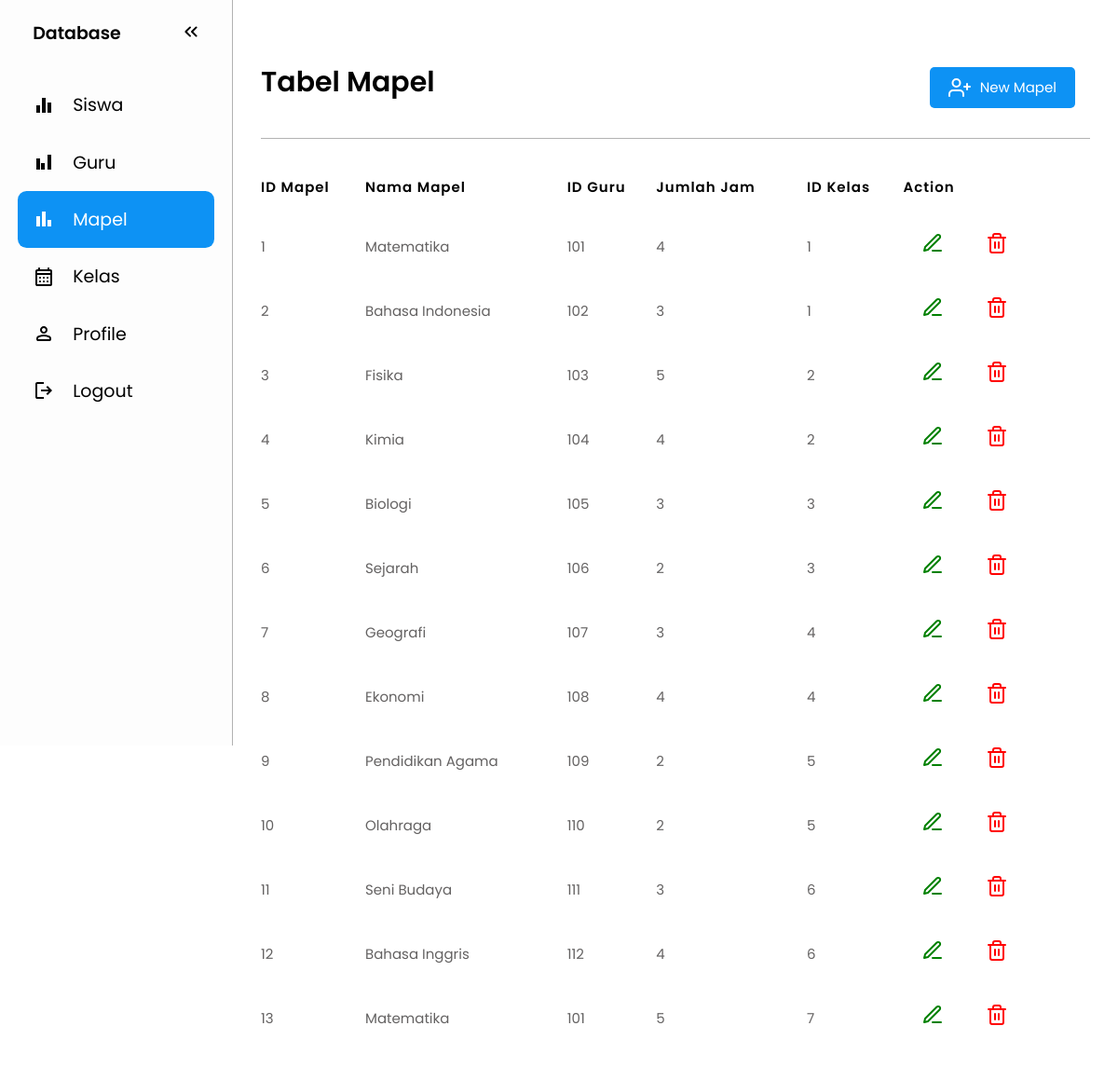
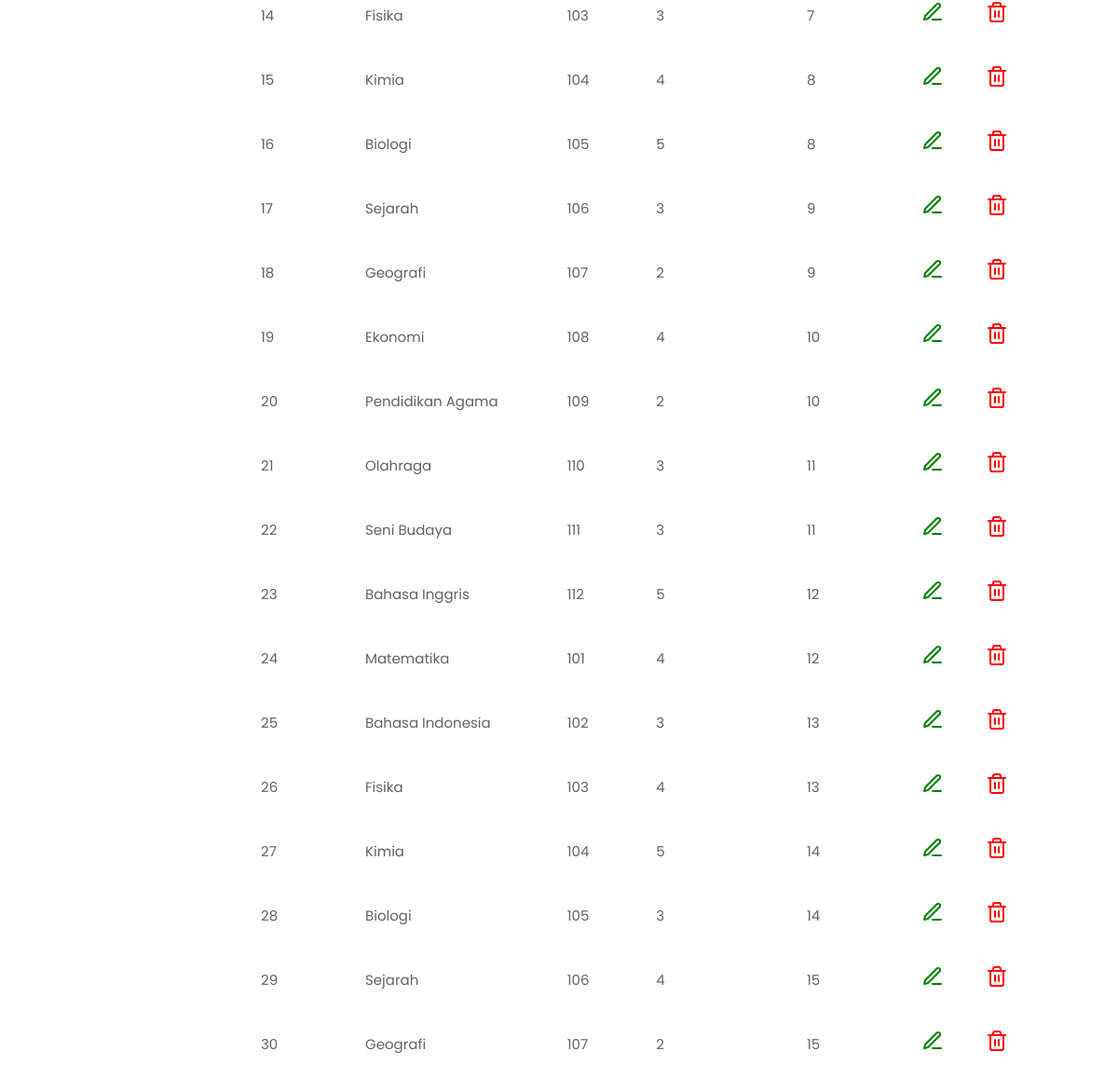
The app's page /mapel/mapel.php (signed in) with its own data (2 pictures, top to bottom).
### tables this page shows
CREATE TABLE `mapel` (
  `Id_mapel` int NOT NULL,
  `Nama_mapel` varchar(100) NOT NULL,
  `Id_guru` int NOT NULL,
  `Jumlah_jam` int NOT NULL,
  `Id_kelas` int NOT NULL
);

### mapel/mapel.php (the view, shortened to what this page needs)
<!DOCTYPE html>
<html lang="en">
<head>
  <link rel="stylesheet" href="../css/style.css">
  <link rel="stylesheet" href="../css/siswa.css">
</head>
<body>
<nav id="sidebar">
    <ul>
      <li>
        <span class="logo">Database</span>
        <button onclick=toggleSidebar() id="toggle-btn">
        </button>
      </li>
      <li>
        <a href="../siswa/siswa.php">
        <svg xmlns="http://www.w3.org/2000/svg" height="24px" viewBox="0 -960 960 960" width="24px" fill="#e8eaed"><path d="M160-160v-320h160v320H160Zm240 0v-640h160v640H400Zm240 0v-440h160v440H640Z"/></svg>
          <span>Siswa</span>
        </a>
      </li>
      <li>
        <a href="../guru/guru.php">
        <svg xmlns="http://www.w3.org/2000/svg" height="24px" viewBox="0 -960 960 960" width="24px" fill="#e8eaed"><path d="M160-160v-480h160v480H160Zm200 0v-280h160v280H360Zm280 0v-640h160v640H640Z"/></svg>
          <span>Guru</span>
        </a>
      </li>
      <li class="active">
        <a href="mapel.php">
        <svg xmlns="http://www.w3.org/2000/svg" height="24px" viewBox="0 -960 960 960" width="24px" fill="#e8eaed"><path d="M640-160v-280h160v280H640Zm-240 0v-640h160v640H400Zm-240 0v-440h160v440H160Z"/></svg>
          <span>Mapel</span>
        </a>
      </li>
      <li>
        <a href="../kelas/kelas.php">
          <span>Kelas</span>
        </a>
      </li>
      <li>
        <a href="profile.html">
          <span>Profile</span>
        </a>
      </li>
      <li>
        <a href="../login/logout.php">
        <svg xmlns="http://www.w3.org/2000/svg" height="24px" viewBox="0 -960 960 960" width="24px" fill="#e8eaed"><path d="M200-120q-33 0-56.5-23.5T120-200v-560q0-33 23.5-56.5T200-840h280v80H200v560h280v80H200Zm440-160-55-58 102-102H360v-80h327L585-622l55-58 200 200-200 200Z"/></svg>
          <span>Logout</span>
        </a>
      </li>
    </ul>
  </nav>
  <main>
  <?php
  include "../connect.php";
?>
<div class="top">
  <h1>Tabel Mapel</h1>
  <div class="kn">
        <a class="add" href="../mapel/tambahmapel.php">
            <i data-feather="user-plus"></i>
            <span>New Mapel</span>
        </a>
      </div>
</div>
<p class="garis"></p>
<table>
    <tr>
        <th>ID Mapel</th>
        <th>Nama Mapel</th>
        <th>ID Guru</th>
        <th>Jumlah Jam</th>
        <th>ID Kelas</th>
        <th>Action</th>
    </tr>
    <?php
  $data = mysqli_query($conn, "SELECT * FROM mapel");
  while($row = mysqli_fetch_array($data)){
      ?>
    <tr>
        <td><?php echo $row['Id_mapel']; ?></td>
        <td><?php echo $row['Nama_mapel']; ?></td>
        <td><?php echo $row['Id_guru']; ?></td>
        <td><?php echo $row['Jumlah_jam']; ?></td>
        <td><?php echo $row['Id_kelas']; ?></td>
        <td><a href="../mapel/edit-mapel.php?id=<?php echo $row['Id_mapel']; ?>">
        <i data-feather="edit-3"></i>
        </a>
        <a href="../mapel/hapus-mapel.php" onclick="confirmDelete (<?php echo $row['Id_mapel']; ?>, event)">
        <i class="delete"  data-feather="trash-2"></i>
        </a>
      </td>
    </tr>
<?php
  }
?>
</table>
  </main>
</body>
</html>

### css/style.css (style rules this page uses)
:root { --base-clr: #ffffff; --line-clr: #b2b2b2; --hover-clr: #f0f0f0; --text-clr: #000; --accent-clr: #fff; --secondary-text-clr: red; }
* { margin: 0; padding: 0; }
body { min-height: 100vh; min-height: 100dvh; font-family: Poppins, 'Segoe UI', Tahoma, Geneva, Verdana, sans-serif; font-size: 15px; background-color: var(--base-clr); color: var(--text-clr); display: grid; grid-template-columns: auto 1fr; }
#sidebar { box-sizing: border-box; height: 100vh; width: 250px; padding: 5px 1em; background-color: #fdfdfd; border-right: 1px solid var(--line-clr); font-size: 19px; position: sticky; top: 0; align-self: start; transition: 300ms ease-in-out; overflow: hidden; text-wrap: nowrap; }
#sidebar ul { list-style: none; }
#sidebar a, #sidebar .logo { border-radius: .5em; padding: .85em; text-decoration: none; color: var(--text-clr); display: flex; align-items: center; gap: 1em; }
#sidebar svg { flex-shrink: 0; fill: var(--text-clr); }
#sidebar a span { flex-grow: 1; }
#sidebar { grid-template-rows: 1fr; }
main { padding: min(30px, 7%); }
main p { color: var(--secondary-text-clr); text-align: center; margin-top: 20px; font-size: 1.5rem; margin-bottom: 15px; }
h1 { text-align: center; margin-top: 30px; font-size: 3rem; cursor: pointer; }

### css/siswa.css (style rules this page uses)
.top { display: flex; justify-content: space-between; align-items: center; margin-bottom: 1rem; }
.kn { display: flex; margin-right: 1rem; margin-top: 10px; }
.add { display: flex; color: #fff; gap: 10px; padding: 10px 20px; background-color: #0D92F4; text-decoration: none; border-radius: 5px; margin-top: 2rem; transition: all 0.3s ease-in-out; }
.garis { width: 100%; height: 1.2px; background-color: #b2b2b2; margin-top: 2rem; }
h1 { font-size: 30px; font-weight: 600; color: #000; }
main a { text-decoration: none; color: green; background-color: transparent; padding: 12px 20px; display: inline-block; margin-bottom: 0px; transition: all 0.3s ease-in-out; }
main table { width: 100%; border-spacing: 0 15px; background-color: transparent; }
main tr, td { text-align: left; align-items: center; color: #646262; background-color: transparent; }
.delete { color: red; }
main th { color: #000; letter-spacing: 1px; padding: 10px 0; font-weight: 600; }

### records on screen
mapel: Id_mapel "1", Nama_mapel "Matematika", Id_guru "101", Jumlah_jam "4", Id_kelas "1"
mapel: Id_mapel "2", Nama_mapel "Bahasa Indonesia", Id_guru "102", Jumlah_jam "3", Id_kelas "1"
mapel: Id_mapel "3", Nama_mapel "Fisika", Id_guru "103", Jumlah_jam "5", Id_kelas "2"
mapel: Id_mapel "4", Nama_mapel "Kimia", Id_guru "104", Jumlah_jam "4", Id_kelas "2"
mapel: Id_mapel "5", Nama_mapel "Biologi", Id_guru "105", Jumlah_jam "3", Id_kelas "3"
mapel: Id_mapel "6", Nama_mapel "Sejarah", Id_guru "106", Jumlah_jam "2", Id_kelas "3"
mapel: Id_mapel "7", Nama_mapel "Geografi", Id_guru "107", Jumlah_jam "3", Id_kelas "4"
mapel: Id_mapel "8", Nama_mapel "Ekonomi", Id_guru "108", Jumlah_jam "4", Id_kelas "4"
mapel: Id_mapel "9", Nama_mapel "Pendidikan Agama", Id_guru "109", Jumlah_jam "2", Id_kelas "5"
mapel: Id_mapel "10", Nama_mapel "Olahraga", Id_guru "110", Jumlah_jam "2", Id_kelas "5"
mapel: Id_mapel "11", Nama_mapel "Seni Budaya", Id_guru "111", Jumlah_jam "3", Id_kelas "6"
mapel: Id_mapel "12", Nama_mapel "Bahasa Inggris", Id_guru "112", Jumlah_jam "4", Id_kelas "6"
mapel: Id_mapel "13", Nama_mapel "Matematika", Id_guru "101", Jumlah_jam "5", Id_kelas "7"
mapel: Id_mapel "14", Nama_mapel "Fisika", Id_guru "103", Jumlah_jam "3", Id_kelas "7"
mapel: Id_mapel "15", Nama_mapel "Kimia", Id_guru "104", Jumlah_jam "4", Id_kelas "8"
mapel: Id_mapel "16", Nama_mapel "Biologi", Id_guru "105", Jumlah_jam "5", Id_kelas "8"
mapel: Id_mapel "17", Nama_mapel "Sejarah", Id_guru "106", Jumlah_jam "3", Id_kelas "9"
mapel: Id_mapel "18", Nama_mapel "Geografi", Id_guru "107", Jumlah_jam "2", Id_kelas "9"
mapel: Id_mapel "19", Nama_mapel "Ekonomi", Id_guru "108", Jumlah_jam "4", Id_kelas "10"
mapel: Id_mapel "20", Nama_mapel "Pendidikan Agama", Id_guru "109", Jumlah_jam "2", Id_kelas "10"
mapel: Id_mapel "21", Nama_mapel "Olahraga", Id_guru "110", Jumlah_jam "3", Id_kelas "11"
mapel: Id_mapel "22", Nama_mapel "Seni Budaya", Id_guru "111", Jumlah_jam "3", Id_kelas "11"
mapel: Id_mapel "23", Nama_mapel "Bahasa Inggris", Id_guru "112", Jumlah_jam "5", Id_kelas "12"
mapel: Id_mapel "24", Nama_mapel "Matematika", Id_guru "101", Jumlah_jam "4", Id_kelas "12"
mapel: Id_mapel "25", Nama_mapel "Bahasa Indonesia", Id_guru "102", Jumlah_jam "3", Id_kelas "13"
mapel: Id_mapel "26", Nama_mapel "Fisika", Id_guru "103", Jumlah_jam "4", Id_kelas "13"
mapel: Id_mapel "27", Nama_mapel "Kimia", Id_guru "104", Jumlah_jam "5", Id_kelas "14"
mapel: Id_mapel "28", Nama_mapel "Biologi", Id_guru "105", Jumlah_jam "3", Id_kelas "14"
mapel: Id_mapel "29", Nama_mapel "Sejarah", Id_guru "106", Jumlah_jam "4", Id_kelas "15"
mapel: Id_mapel "30", Nama_mapel "Geografi", Id_guru "107", Jumlah_jam "2", Id_kelas "15"
